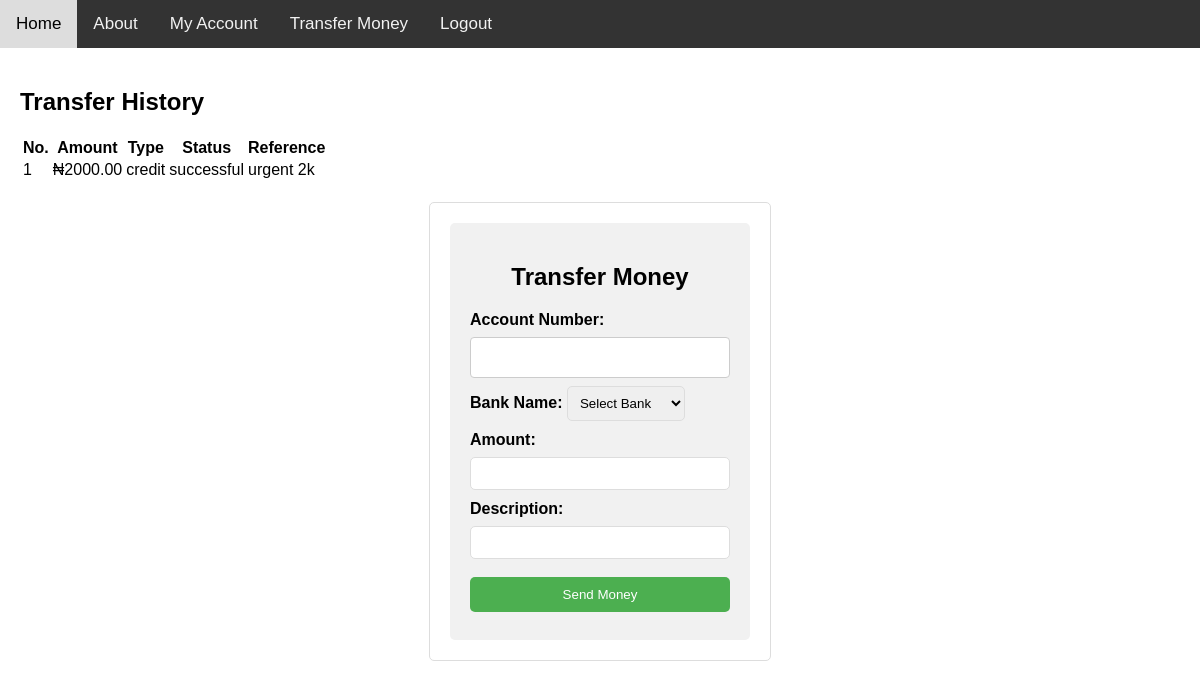
Page /transfer.php (signed in) on the earlier database version.
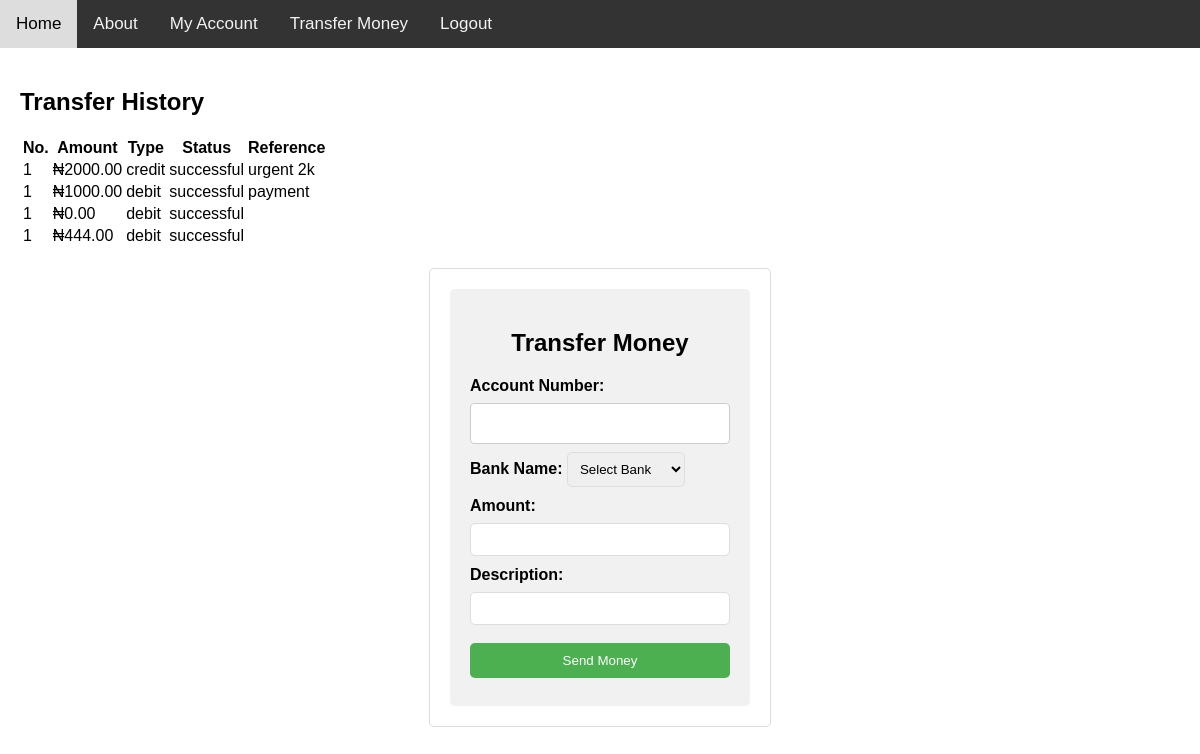
Same page on the later database version.
### tables this page shows
CREATE TABLE `transaction_history` (
  `id` int NOT NULL,
  `sender` varchar(10) DEFAULT NULL,
  `receiver` varchar(10) DEFAULT NULL,
  `amount` decimal(10,2) DEFAULT NULL,
  `sent_time` timestamp NULL DEFAULT CURRENT_TIMESTAMP,
  `transaction_status` varchar(20) DEFAULT NULL,
  `ref` varchar(30) DEFAULT NULL
);

CREATE TABLE `users` (
  `id` int NOT NULL,
  `firstname` varchar(50) DEFAULT NULL,
  `lastname` varchar(50) DEFAULT NULL,
  `password` varchar(220) DEFAULT NULL,
  `email` varchar(200) DEFAULT NULL,
  `phone` varchar(15) DEFAULT NULL,
  `account_number` varchar(10) DEFAULT NULL,
  `balance` decimal(10,2) NOT NULL,
  `bvn` varchar(11) DEFAULT NULL,
  `reg_date` timestamp NULL DEFAULT CURRENT_TIMESTAMP,
  `profile_pic` varchar(200) DEFAULT NULL
);

### transfer.php (the view, shortened to what this page needs)
<?php
require_once "db.php";
$logged_in = false;
if (isset($_SESSION['id'])) {
    $logged_in = true;
}
try {
    $user_id = $_SESSION['id'];
    $query = "SELECT * FROM users WHERE id=? LIMIT 1";
    $stmt = $conn->prepare($query);
    $stmt->execute(array($user_id));
    $user = $stmt->fetch(PDO::FETCH_ASSOC);
} catch (Exception $e) {
    echo "Unable to connect to database " . $e;
    exit();
}
$account_number = $user['account_number'];
$query = "SELECT * FROM transaction_history WHERE sender=? OR receiver=?";
$stmt = $conn->prepare($query);
$stmt->execute(array($account_number, $account_number));
$histories = $stmt->fetchAll(PDO::FETCH_ASSOC);
?>
<!DOCTYPE html>
<html>
<head>
    <link rel="stylesheet" href="style.css">
</head>
<body>
    <?php require_once "top-nav.php";
    ?>
    <div class="history">
        <h2>Transfer History</h2>
        <table>
            <thead>
                <th>No.</th>
                <th>Amount</th>
                <th>Type</th>
                <th>Status</th>
                <th>Reference</th>
            </thead>
            <tbody>
                <?php
                $i = 1;
                foreach ($histories as $history) {
                    if ($history['sender'] == $user['account_number']) {
                        $t_type = 'debit';
                    } else {
                        $t_type = 'credit';
                    }
                ?>
                    <tr>
                        <td><?php echo $i ?></td>
                        <td>&#8358;<?= $history['amount'] ?></td>
                        <td><?= $t_type ?></td>
                        <td><?= $history['transaction_status'] ?></td>
                        <td><?= $history['ref'] ?></td>
                    </tr>
                <?php
                }
                ?>
            </tbody>
        </table>
    </div>
    <div class="container">
        <form method="post" action="send_money.php">
            <h2>Transfer Money</h4>
                <label for="acn">Account Number:</label>
                <input type="tel" id="acn" name="account_number"><br>
                <label for="bank">Bank Name:</label>
                <select id="bank" name="bank">
                    <option name="">Select Bank</option>
                </select>
                <br />
                <label for="amount">Amount:</label>
                <input type="text" id="amount" name="amount"><br>
                <label for="ref">Description:</label>
                <input type="text" id="ref" name="ref"><br>
                <input type="submit" value="Send Money" name="transfer">
        </form>
    </div>
</body>
</html>

### top-nav.php
<div class="topnav">
    <a href="/">Home</a>
    <a href="#about">About</a>
    <?php
    if ($logged_in !== true) {
    ?>
        <a href="login.php">Login</a>
        <a href="open-account.php">Open Account</a>
    <?php
    } else {
    ?>
        <a href="account.php">My Account</a>
        <a href="transfer.php">Transfer Money</a>
        <a href="logout.php">Logout</a>
    <?php
    }
    ?>
</div>

### style.css (style rules this page uses)
body { font-family: Arial, sans-serif; margin: 0; }
.history { padding: 20px; margin: 0 auto; padding: 20px; }
.container { width: 300px; margin: 0 auto; padding: 20px; border: 1px solid #ddd; border-radius: 5px; }
.container h2 { text-align: center; }
.container label { margin-bottom: 5px; font-weight: bold; }
.container input[type="text"], select, .container input[type="password"] { padding: 8px; margin-bottom: 10px; border: 1px solid #ddd; border-radius: 5px; }
.container input[type="submit"] { padding: 10px; background-color: #4CAF50; color: white; border: none; border-radius: 5px; cursor: pointer; }
form { padding: 20px; background-color: #f1f1f1; border-radius: 5px; }
input[type="text"], input[type="password"], input[type="tel"], input[type="email"] { width: 100%; padding: 12px 20px; margin: 8px 0; display: inline-block; border: 1px solid #ccc; box-sizing: border-box; border-radius: 4px; }
input[type="submit"] { background-color: #4CAF50; color: white; padding: 14px 20px; margin: 8px 0; border: none; cursor: pointer; border-radius: 4px; width: 100%; }
.topnav { background-color: #333; overflow: hidden; }
.topnav a { float: left; color: #f2f2f2; text-align: center; padding: 14px 16px; text-decoration: none; font-size: 17px; }

Differences in the rows shown:
added transaction_history: i "1", amount "1000.00", sender.account_number "debit", transaction_status "successful", ref "payment"
added transaction_history: i "1", amount "0.00", sender.account_number "debit", transaction_status "successful"
added transaction_history: i "1", amount "444.00", sender.account_number "debit", transaction_status "successful"
